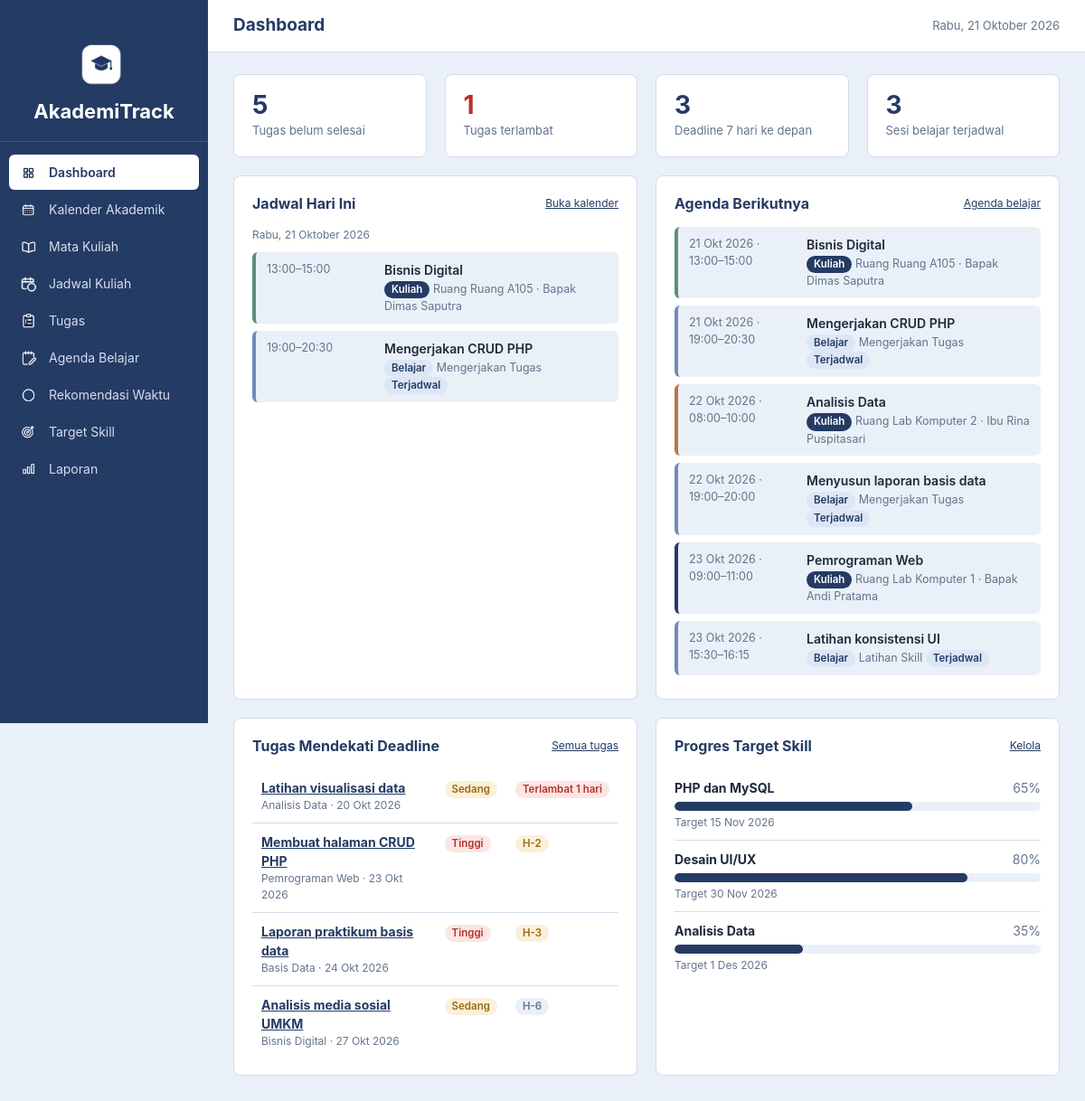
The page / on the database its author committed.
### tables this page shows
CREATE TABLE `sesi_belajar` (
  `id` int NOT NULL,
  `tugas_id` int DEFAULT NULL,
  `target_skill_id` int DEFAULT NULL,
  `judul` varchar(150) NOT NULL,
  `jenis` enum('Mengerjakan Tugas','Review Materi','Latihan Skill') NOT NULL,
  `waktu_mulai` datetime NOT NULL,
  `waktu_selesai` datetime NOT NULL,
  `status` enum('Terjadwal','Selesai','Dibatalkan') NOT NULL DEFAULT 'Terjadwal',
  `catatan` text,
  `created_at` timestamp NULL DEFAULT CURRENT_TIMESTAMP
);

CREATE TABLE `tugas` (
  `id` int NOT NULL,
  `mata_kuliah_id` int DEFAULT NULL,
  `judul` varchar(150) NOT NULL,
  `deskripsi` text,
  `deadline` date NOT NULL,
  `prioritas` enum('Rendah','Sedang','Tinggi') NOT NULL DEFAULT 'Sedang',
  `estimasi_menit` int DEFAULT NULL,
  `status` enum('Belum Mulai','Dikerjakan','Selesai') NOT NULL DEFAULT 'Belum Mulai',
  `created_at` timestamp NULL DEFAULT CURRENT_TIMESTAMP
);

CREATE TABLE `mata_kuliah` (
  `id` int NOT NULL,
  `nama_mata_kuliah` varchar(100) NOT NULL,
  `dosen` varchar(100) DEFAULT NULL,
  `warna` varchar(20) DEFAULT '#79502E',
  `created_at` timestamp NULL DEFAULT CURRENT_TIMESTAMP
);

CREATE TABLE `target_skill` (
  `id` int NOT NULL,
  `nama_skill` varchar(100) NOT NULL,
  `deskripsi` text,
  `target_tanggal` date DEFAULT NULL,
  `progres` tinyint UNSIGNED NOT NULL DEFAULT '0',
  `status` enum('Berjalan','Tercapai','Ditunda') NOT NULL DEFAULT 'Berjalan',
  `created_at` timestamp NULL DEFAULT CURRENT_TIMESTAMP
);

### index.php (the view, shortened to what this page needs)
<?php
require_once __DIR__ . '/includes/init.php';
$hariIni = date('Y-m-d');
$sekarang = date('H:i');
$agenda7 = ambil_agenda($conn, $hariIni, date('Y-m-d', strtotime('+7 days')));
$hariIniAgenda = array_values(array_filter($agenda7, function ($ev) use ($hariIni) {
    return $ev['tanggal'] === $hariIni && $ev['jenis'] !== 'tugas';
}));
$berikutnya = array_values(array_filter($agenda7, function ($ev) use ($hariIni, $sekarang) {
    if ($ev['jenis'] === 'tugas') {
        return false;
    }
    if ($ev['jenis'] === 'sesi' && $ev['status'] !== 'Terjadwal') {
        return false;
    }
    return $ev['tanggal'] > $hariIni || ($ev['tanggal'] === $hariIni && $ev['mulai'] > $sekarang);
}));
$berikutnya = array_slice($berikutnya, 0, 6);
$tugasDekat = db_all($conn, "SELECT t.*, m.nama_mata_kuliah, m.warna FROM tugas t
    LEFT JOIN mata_kuliah m ON m.id = t.mata_kuliah_id
    WHERE t.status <> 'Selesai' AND t.deadline <= DATE_ADD(?, INTERVAL 7 DAY)
    ORDER BY t.deadline ASC, FIELD(t.prioritas, 'Tinggi', 'Sedang', 'Rendah') LIMIT 8", 's', [$hariIni]);
$skills = db_all($conn, "SELECT * FROM target_skill WHERE status = 'Berjalan'
    ORDER BY (target_tanggal IS NULL), target_tanggal ASC LIMIT 6");
$stat = db_one($conn, "SELECT
    (SELECT COUNT(*) FROM tugas WHERE status <> 'Selesai') AS tugas_aktif,
    (SELECT COUNT(*) FROM tugas WHERE status <> 'Selesai' AND deadline < ?) AS tugas_terlambat,
    (SELECT COUNT(*) FROM tugas WHERE status <> 'Selesai' AND deadline BETWEEN ? AND DATE_ADD(?, INTERVAL 7 DAY)) AS tugas_minggu,
    (SELECT COUNT(*) FROM sesi_belajar WHERE status = 'Terjadwal' AND waktu_mulai >= ?) AS sesi_depan,
    (SELECT COUNT(*) FROM target_skill WHERE status = 'Berjalan') AS skill_berjalan,
    (SELECT COUNT(*) FROM mata_kuliah) AS jml_mk", 'ssss', [$hariIni, $hariIni, $hariIni, date('Y-m-d H:i:s')]);
$judul_halaman = 'Dashboard';
$menu_aktif = 'dashboard';
include __DIR__ . '/includes/header.php';
?>
<div class="grid grid-4" style="margin-bottom:20px">
    <div class="card stat"><div class="angka"><?= (int)$stat['tugas_aktif'] ?></div><div class="label">Tugas belum selesai</div></div>
    <div class="card stat <?= (int)$stat['tugas_terlambat'] > 0 ? 'peringatan' : '' ?>"><div class="angka"><?= (int)$stat['tugas_terlambat'] ?></div><div class="label">Tugas terlambat</div></div>
    <div class="card stat"><div class="angka"><?= (int)$stat['tugas_minggu'] ?></div><div class="label">Deadline 7 hari ke depan</div></div>
    <div class="card stat"><div class="angka"><?= (int)$stat['sesi_depan'] ?></div><div class="label">Sesi belajar terjadwal</div></div>
</div>
<div class="grid grid-2" style="margin-bottom:20px">
    <div class="card">
        <div class="card-header"><h2>Jadwal Hari Ini</h2><a class="kecil" href="kalender.php">Buka kalender</a></div>
        <div class="muted kecil" style="margin-bottom:10px"><?= e(tanggal_panjang($hariIni)) ?></div>
        <?php if (!$hariIniAgenda): ?>
            <div class="kosong">Tidak ada kuliah atau sesi belajar hari ini.</div>
        <?php else: foreach ($hariIniAgenda as $ev) { echo item_agenda_html($ev); } endif; ?>
    </div>
    <div class="card">
        <div class="card-header"><h2>Agenda Berikutnya</h2><a class="kecil" href="sesi.php">Agenda belajar</a></div>
        <?php if (!$berikutnya): ?>
            <div class="kosong">Tidak ada agenda dalam 7 hari ke depan.</div>
        <?php else: foreach ($berikutnya as $ev) { echo item_agenda_html($ev, true); } endif; ?>
    </div>
</div>
<div class="grid grid-2">
    <div class="card">
        <div class="card-header"><h2>Tugas Mendekati Deadline</h2><a class="kecil" href="tugas.php">Semua tugas</a></div>
        <?php if (!$tugasDekat): ?>
            <div class="kosong">Tidak ada tugas yang terlambat atau jatuh tempo dalam 7 hari.</div>
        <?php else: ?>
        <div class="tabel-wrap">
        <table class="data">
            <tbody>
            <?php foreach ($tugasDekat as $t): $dl = info_deadline($t['deadline'], $t['status']); ?>
                <tr>
                    <td><a href="tugas.php?edit=<?= (int)$t['id'] ?>"><strong><?= e($t['judul']) ?></strong></a>
                        <div class="muted kecil"><?= e($t['nama_mata_kuliah'] ?: 'Tanpa mata kuliah') ?> · <?= e(tanggal_indo($t['deadline'])) ?></div></td>
                    <td><?= badge_status($t['prioritas']) ?></td>
                    <td><?= badge($dl[0], $dl[1]) ?></td>
                </tr>
            <?php endforeach; ?>
            </tbody>
        </table>
        </div>
        <?php endif; ?>
    </div>
    <div class="card">
        <div class="card-header"><h2>Progres Target Skill</h2><a class="kecil" href="skill.php">Kelola</a></div>
        <?php if (!$skills): ?>
            <div class="kosong">Belum ada target skill yang berjalan.</div>
        <?php else: foreach ($skills as $k): ?>
            <div class="item-skill">
                <div class="baris">
                    <strong><?= e($k['nama_skill']) ?></strong>
                    <span class="muted"><?= (int)$k['progres'] ?>%</span>
                </div>
                <div class="progress"><span style="width:<?= (int)$k['progres'] ?>%"></span></div>
                <?php if ($k['target_tanggal']): ?><div class="muted kecil" style="margin-top:4px">Target <?= e(tanggal_indo($k['target_tanggal'])) ?></div><?php endif; ?>
            </div>
        <?php endforeach; endif; ?>
    </div>
</div>
<?php include __DIR__ . '/includes/footer.php'; ?>

### includes/header.php (shortened to what this page needs)
<?php
$judul_halaman = $judul_halaman ?? 'AkademiTrack';
$menu_aktif = $menu_aktif ?? '';
$menu = [
    'dashboard'   => ['index.php', 'Dashboard', 'dashboard.png'],
    'kalender'    => ['kalender.php', 'Kalender Akademik', 'kalender.png'],
    'mata_kuliah' => ['mata_kuliah.php', 'Mata Kuliah', 'mata-kuliah.png'],
    'jadwal'      => ['jadwal.php', 'Jadwal Kuliah', 'jadwal-kuliah.png'],
    'tugas'       => ['tugas.php', 'Tugas', 'tugas.png'],
    'sesi'        => ['sesi.php', 'Agenda Belajar', 'agenda-belajar.png'],
    'rekomendasi' => ['rekomendasi.php', 'Rekomendasi Waktu', 'rekomendasi-waktu.png'],
    'skill'       => ['skill.php', 'Target Skill', 'target-skill.png'],
    'laporan'     => ['laporan.php', 'Laporan', 'laporan.png'],
];
?>
<!DOCTYPE html>
<html lang="id">
<head>
    <link rel="stylesheet" href="assets/css/style.css">
</head>
<body>
<div class="layout">
    <aside class="sidebar" id="sidebar">
<div class="brand">
    <img class="brand-logo" src="assets/images/logo-akademitrack.png" alt="Logo AkademiTrack">
    <span class="brand-name">AkademiTrack</span>
</div>
<nav class="nav">
    <?php foreach ($menu as $kunci => $m): ?>
        <a href="<?= e($m[0]) ?>" class="<?= $kunci === $menu_aktif ? 'aktif' : '' ?>">
            <img class="nav-icon" src="assets/images/<?= e($m[2]) ?>" alt="">
            <span><?= e($m[1]) ?></span>
        </a>
    <?php endforeach; ?>
</nav>
    </aside>
    <div class="main">
        <header class="topbar">
            <h1><?= e($judul_halaman) ?></h1>
            <span class="topbar-tanggal"><?= e(tanggal_panjang(date('Y-m-d'))) ?></span>
        </header>
        <main class="content">

### includes/functions.php (shortened to what this page needs)
<?php
function e($teks)
{
    return htmlspecialchars((string)$teks, ENT_QUOTES, 'UTF-8');
}
function db_query($conn, $sql, $types = '', $params = [])
{
    $stmt = mysqli_prepare($conn, $sql);
    if ($types !== '') {
        mysqli_stmt_bind_param($stmt, $types, ...$params);
    }
    if (!mysqli_stmt_execute($stmt)) {
        $err = mysqli_stmt_error($stmt);
        mysqli_stmt_close($stmt);
        die('Query gagal dijalankan: ' . e($err));
    }
    return $stmt;
}
function db_all($conn, $sql, $types = '', $params = [])
{
    $stmt = db_query($conn, $sql, $types, $params);
    $res = mysqli_stmt_get_result($stmt);
    $rows = $res ? mysqli_fetch_all($res, MYSQLI_ASSOC) : [];
    return $rows;
}
function db_one($conn, $sql, $types = '', $params = [])
{
    $rows = db_all($conn, $sql, $types, $params);
    return $rows[0] ?? null;
}
function tanggal_indo($tgl)
{
    $t = strtotime($tgl);
    return date('j', $t) . ' ' . BULAN_SINGKAT[(int)date('n', $t)] . ' ' . date('Y', $t);
}
function tanggal_panjang($tgl)
{
    $t = strtotime($tgl);
    return NAMA_HARI[(int)date('N', $t)] . ', ' . date('j', $t) . ' ' . NAMA_BULAN[(int)date('n', $t)] . ' ' . date('Y', $t);
}
function jam($waktu)
{
    return $waktu === null ? '' : substr((string)$waktu, 0, 5);
}
function selisih_hari($a, $b)
{
    return (int)(new DateTime($a))->diff(new DateTime($b))->format('%r%a');
}
function badge($teks, $kelas = 'badge-muted')
{
    return '<span class="badge ' . e($kelas) . '">' . e($teks) . '</span>';
}
function badge_status($status)
{
    $peta = [
        'Belum Mulai' => 'badge-muted', 'Dikerjakan' => 'badge-info', 'Selesai' => 'badge-ok',
        'Terjadwal' => 'badge-info', 'Dibatalkan' => 'badge-muted',
        'Berjalan' => 'badge-info', 'Tercapai' => 'badge-ok', 'Ditunda' => 'badge-warn',
        'Tinggi' => 'badge-danger', 'Sedang' => 'badge-warn', 'Rendah' => 'badge-muted',
    ];
    return badge($status, $peta[$status] ?? 'badge-muted');
}
function info_deadline($deadline, $status = '')
{
    $hari = selisih_hari(date('Y-m-d'), $deadline);
    if ($hari < 0) {
        return ['Terlambat ' . abs($hari) . ' hari', 'badge-danger', $hari];
    }
    if ($hari <= 3) {
        return ['H-' . $hari, 'badge-warn', $hari];
    }
    return ['H-' . $hari, 'badge-muted', $hari];
}
function ambil_agenda($conn, $dari, $sampai)
{
    $events = [];
    $jadwal = db_all($conn, "SELECT j.*, m.nama_mata_kuliah, m.dosen, m.warna
                             FROM jadwal_kuliah j
                             JOIN mata_kuliah m ON m.id = j.mata_kuliah_id");
    $d = new DateTime($dari);
    $akhir = new DateTime($sampai);
    for (; $d <= $akhir; $d->modify('+1 day')) {
        $hari = (int)$d->format('N');
        foreach ($jadwal as $j) {
            if ((int)$j['hari'] === $hari) {
                $sub = trim(($j['ruangan'] ? 'Ruang ' . $j['ruangan'] : '') . ($j['dosen'] ? ' · ' . $j['dosen'] : ''), ' ·');
                $events[] = [
                    'jenis' => 'kuliah', 'tanggal' => $d->format('Y-m-d'),
                    'mulai' => jam($j['jam_mulai']), 'selesai' => jam($j['jam_selesai']),
                    'judul' => $j['nama_mata_kuliah'], 'sub' => $sub, 'warna' => $j['warna'],
                    'status' => null, 'url' => 'jadwal.php?edit=' . (int)$j['id'],
                ];
            }
        }
    }
    $tugas = db_all($conn, "SELECT t.*, m.nama_mata_kuliah FROM tugas t
                            LEFT JOIN mata_kuliah m ON m.id = t.mata_kuliah_id
                            WHERE t.deadline BETWEEN ? AND ?", 'ss', [$dari, $sampai]);
    foreach ($tugas as $t) {
        $events[] = [
            'jenis' => 'tugas', 'tanggal' => $t['deadline'], 'mulai' => null, 'selesai' => null,
            'judul' => 'Deadline: ' . $t['judul'],
            'sub' => trim(($t['nama_mata_kuliah'] ?? '') . ' · Prioritas ' . $t['prioritas'], ' ·'),
            'warna' => null, 'status' => $t['status'], 'url' => 'tugas.php?edit=' . (int)$t['id'],
        ];
    }
    $sesi = db_all($conn, "SELECT * FROM sesi_belajar
                           WHERE DATE(waktu_mulai) BETWEEN ? AND ? AND status <> 'Dibatalkan'", 'ss', [$dari, $sampai]);
    foreach ($sesi as $s) {
        $events[] = [
            'jenis' => 'sesi', 'tanggal' => substr($s['waktu_mulai'], 0, 10),
            'mulai' => substr($s['waktu_mulai'], 11, 5), 'selesai' => substr($s['waktu_selesai'], 11, 5),
            'judul' => $s['judul'], 'sub' => $s['jenis'], 'warna' => null,
            'status' => $s['status'], 'url' => 'sesi.php?edit=' . (int)$s['id'],
        ];
    }
    usort($events, function ($a, $b) {
        return strcmp($a['tanggal'] . ' ' . ($a['mulai'] ?? '99:99'), $b['tanggal'] . ' ' . ($b['mulai'] ?? '99:99'));
    });
    return $events;
}
function label_jenis_agenda($jenis)
{
    return ['kuliah' => 'Kuliah', 'tugas' => 'Deadline', 'sesi' => 'Belajar'][$jenis] ?? $jenis;
}
function item_agenda_html($ev, $tampilTanggal = false)
{
    $waktu = $ev['mulai'] !== null ? $ev['mulai'] . '–' . $ev['selesai'] : 'Seharian';
    if ($tampilTanggal) {
        $waktu = tanggal_indo($ev['tanggal']) . ' · ' . $waktu;
    }
    $gaya = ($ev['jenis'] === 'kuliah' && $ev['warna']) ? ' style="border-left-color:' . e($ev['warna']) . '"' : '';
    $html = '<a class="agenda-item tipe-' . e($ev['jenis']) . '"' . $gaya . ' href="' . e($ev['url']) . '">';
    $html .= '<span class="agenda-waktu">' . e($waktu) . '</span>';
    $html .= '<span class="agenda-judul">' . e($ev['judul']) . '</span>';
    $html .= '<span class="agenda-sub">' . badge(label_jenis_agenda($ev['jenis']), 'badge-tipe-' . $ev['jenis']);
    if ($ev['sub']) {
        $html .= ' ' . e($ev['sub']);
    }
    if ($ev['status']) {
        $html .= ' ' . badge_status($ev['status']);
    }
    $html .= '</span></a>';
    return $html;
}

### includes/footer.php (shortened to what this page needs)
        </main>
    </div>
</div>
</body>
</html>

### rows shown on the page
sesi_belajar: waktu "19:00–20:30", judul "Mengerjakan CRUD PHP", teks "Belajar Terjadwal", item_agenda_html($ev) "Mengerjakan Tugas", waktu "21 Okt 2026 · 19:00–20:30", item_agenda_html($ev, true) "Mengerjakan Tugas"
sesi_belajar: waktu "22 Okt 2026 · 19:00–20:00", judul "Menyusun laporan basis data", teks "Belajar Terjadwal", item_agenda_html($ev, true) "Mengerjakan Tugas"
tugas: waktu "23 Okt 2026 · 09:00–11:00", mata_kuliah.nama_mata_kuliah "Pemrograman Web", teks "Kuliah", ev "Ruang Lab Komputer 1 · Bapak Andi Pratama", judul "Membuat halaman CRUD PHP", deadline "23 Okt 2026", prioritas "Tinggi H-2"
sesi_belajar: waktu "23 Okt 2026 · 15:30–16:15", judul "Latihan konsistensi UI", teks "Belajar Terjadwal", item_agenda_html($ev, true) "Latihan Skill"
tugas: judul "Latihan visualisasi data", mata_kuliah.nama_mata_kuliah "Analisis Data", deadline "20 Okt 2026", prioritas "Sedang Terlambat 1 hari"
tugas: judul "Laporan praktikum basis data", mata_kuliah.nama_mata_kuliah "Basis Data", deadline "24 Okt 2026", prioritas "Tinggi H-3"
tugas: judul "Analisis media sosial UMKM", mata_kuliah.nama_mata_kuliah "Bisnis Digital", deadline "27 Okt 2026", prioritas "Sedang H-6"
target_skill: nama_skill "PHP dan MySQL", progres "65", target_tanggal "15 Nov 2026"
target_skill: nama_skill "Desain UI/UX", progres "80", target_tanggal "30 Nov 2026"
target_skill: nama_skill "Analisis Data", progres "35", target_tanggal "1 Des 2026"

### other values the page prints
$m[1] "Dashboard"
$m[1] "Kalender Akademik"
$m[1] "Mata Kuliah"
$m[1] "Jadwal Kuliah"
$m[1] "Tugas"
$m[1] "Agenda Belajar"
$m[1] "Rekomendasi Waktu"
$m[1] "Target Skill"
$m[1] "Laporan"
$judul_halaman "Dashboard"
$stat['tugas_aktif'] "5"
$stat['tugas_terlambat'] "1"
$stat['tugas_minggu'] "3"
$stat['sesi_depan'] "3"
$waktu "13:00–15:00"
